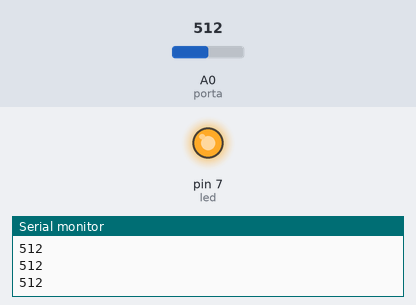
This sketch was run on a simulated Arduino Uno, built with avr-gcc and run on an emulated ATmega328P. On the bench: output pins drawn as LEDs (lit = HIGH), the last lines printed to the serial monitor. The inputs (shaded band) are chosen by the test bench; at power-on: A0 (porta) = 512.

Above: at 1.2 s.
1.3 s: A0 (porta) set to 1013
2.8 s: A0 (porta) set to 1023
At 4.0 s:
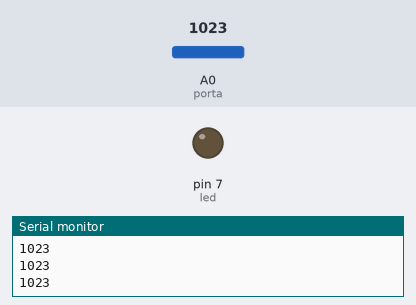
4.3 s: A0 (porta) set to 900
At 5.2 s:
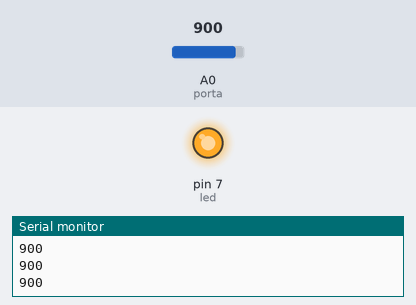
Timing chart, 0 to 7.3 s (numbered marks = the images above; inputs shaded):
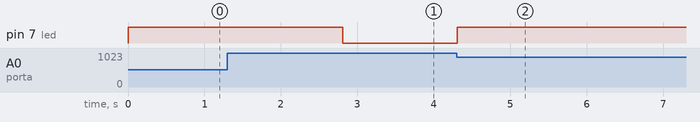

The sketch:

sketch_sep20a.ino
```cpp
int porta=A0;
int valor;
int led=7; //led na porta 7

void setup()
{
  Serial.begin(9600); //fazendo a ligação do arduíno com o computador
  pinMode(porta,INPUT); //porta indefinida
  pinMode(led,OUTPUT);

}

void loop() {

  valor=analogRead(porta); //lê o valor que o ldr está recebendo (quantidade de luz)
  Serial.println(valor); // mostra o valor no "verificar"
  if (valor<1023)
     digitalWrite(led,HIGH); // se o valor for maior que x o led acende e se for menor ele apaga
  else
     digitalWrite(led,LOW);


}
```

Measured:
- the behaviour switches between 1022 and 1023 on A0 (porta) (found by bisection; images 0 and 1)
- after the input at 2.8 s, pin 7 (led): HIGH → LOW at once
- after the input at 4.3 s, pin 7 (led): LOW → HIGH at once
